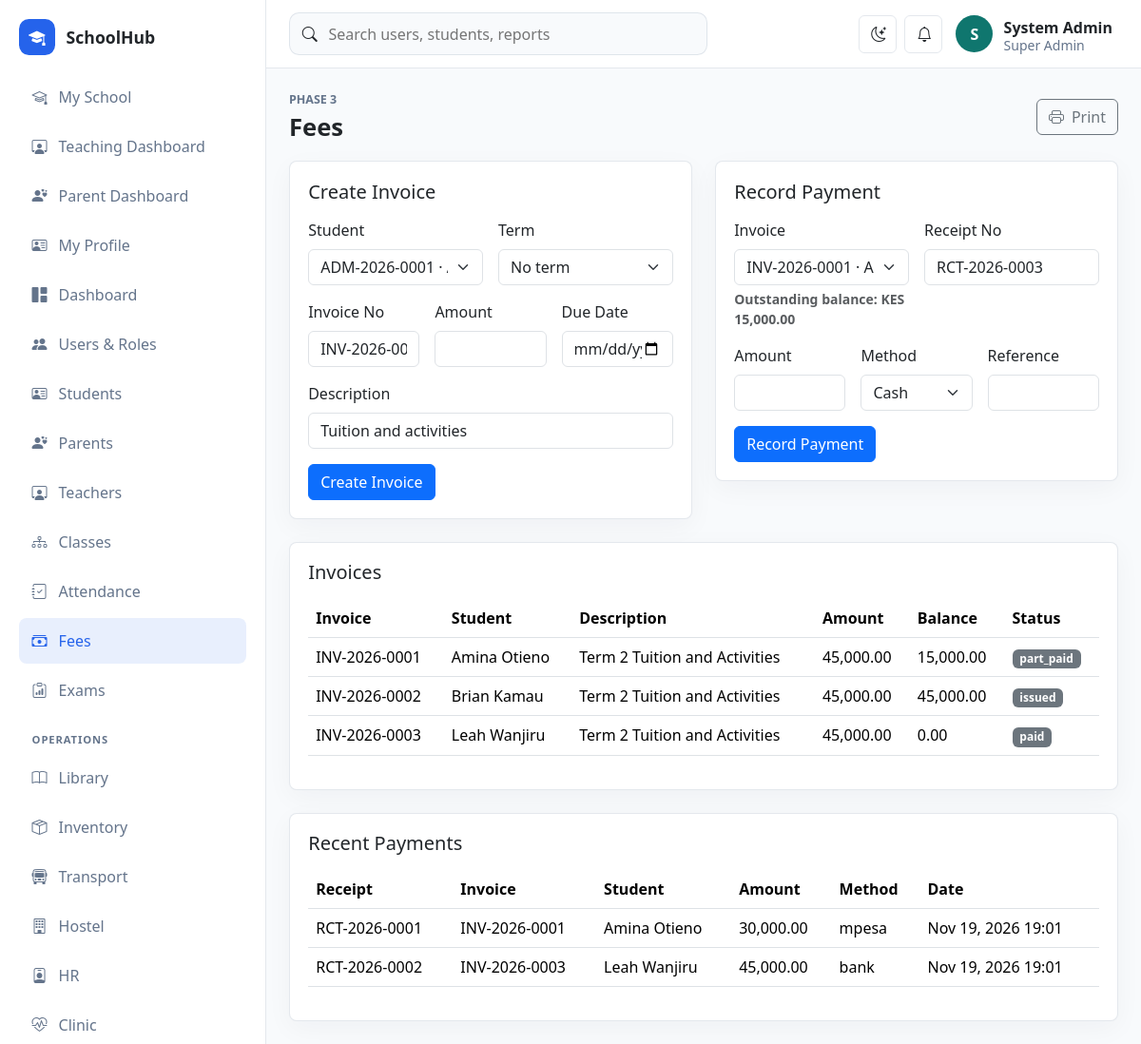
Page /school/public/fees (signed in) on the committed database.
### tables this page shows
CREATE TABLE fee_invoices (
    id BIGINT UNSIGNED AUTO_INCREMENT PRIMARY KEY,
    student_id BIGINT UNSIGNED NOT NULL,
    term_id BIGINT UNSIGNED NULL,
    invoice_no VARCHAR(80) NOT NULL UNIQUE,
    description VARCHAR(190) NOT NULL,
    amount DECIMAL(12,2) NOT NULL,
    balance DECIMAL(12,2) NOT NULL,
    due_date DATE NOT NULL,
    status ENUM('draft', 'issued', 'part_paid', 'paid', 'overdue', 'void') NOT NULL DEFAULT 'issued',
    created_at TIMESTAMP DEFAULT CURRENT_TIMESTAMP,
    INDEX idx_fee_invoices_student_status (student_id, status),
    CONSTRAINT fk_fee_invoices_student FOREIGN KEY (student_id) REFERENCES students(id),
    CONSTRAINT fk_fee_invoices_term FOREIGN KEY (term_id) REFERENCES terms(id) ON DELETE SET NULL
);

CREATE TABLE fee_payments (
    id BIGINT UNSIGNED AUTO_INCREMENT PRIMARY KEY,
    invoice_id BIGINT UNSIGNED NOT NULL,
    receipt_no VARCHAR(80) NOT NULL UNIQUE,
    amount_paid DECIMAL(12,2) NOT NULL,
    payment_method ENUM('cash', 'bank', 'mpesa', 'paypal', 'stripe') NOT NULL,
    payment_reference VARCHAR(120) NULL,
    received_by BIGINT UNSIGNED NULL,
    paid_at TIMESTAMP DEFAULT CURRENT_TIMESTAMP,
    INDEX idx_fee_payments_invoice (invoice_id),
    CONSTRAINT fk_fee_payments_invoice FOREIGN KEY (invoice_id) REFERENCES fee_invoices(id),
    CONSTRAINT fk_fee_payments_user FOREIGN KEY (received_by) REFERENCES users(id) ON DELETE SET NULL
);

### app/Core/View.php (called while the page is built, shortened)
<?php
final class View
{
    public static function render(string $view, array $data = [], string $layout = 'app'): void
    {
        extract($data, EXTR_SKIP);
        $viewFile = dirname(__DIR__) . "/Views/{$view}.php";
        require $viewFile;
    }
}

### app/Controllers/FeeController.php (called while the page is built, shortened)
<?php
final class FeeController
{
    public function index(): void
    {
        View::render('fees/index', [
            'title' => 'Fees',
            'invoices' => Fee::invoices(),
            'payments' => Fee::payments(),
            'students' => Lookup::students(),
            'terms' => Lookup::terms(),
            'nextInvoiceNo' => Fee::nextInvoiceNo(),
            'nextReceiptNo' => Fee::nextReceiptNo(),
        ]);
    }
}

### app/Core/Router.php (called while the page is built, shortened)
<?php
final class Router
{
    private array $routes = [];
    public function get(string $path, array $handler): void
    {
        $this->routes['GET'][$this->normalize($path)] = $handler;
    }
    public function post(string $path, array $handler): void
    {
        $this->routes['POST'][$this->normalize($path)] = $handler;
    }
    public function dispatch(): void
    {
        $method = Request::method();
        $path = Request::path();
        $handler = $this->routes[$method][$path] ?? null;
        [$class, $action] = $handler;
        (new $class())->{$action}();
    }
    private function normalize(string $path): string
    {
        return '/' . trim($path, '/');
    }
}

### public/index.php (called while the page is built, shortened)
<?php
require dirname(__DIR__) . '/app/Core/helpers.php';
$config = require dirname(__DIR__) . '/config/app.php';
$router = new Router();
$router->get('/', [DashboardController::class, 'index']);
$router->get('/login', [AuthController::class, 'showLogin']);
$router->post('/login', [AuthController::class, 'login']);
$router->post('/logout', [AuthController::class, 'logout']);
$router->get('/dashboard', [DashboardController::class, 'index']);
$router->get('/users', [UserController::class, 'index']);
$router->get('/users/create', [UserController::class, 'create']);
$router->post('/users', [UserController::class, 'store']);
$router->get('/users/edit', [UserController::class, 'edit']);
$router->post('/users/update', [UserController::class, 'update']);
$router->post('/users/delete', [UserController::class, 'destroy']);
$router->get('/students', [StudentController::class, 'index']);
$router->get('/students/create', [StudentController::class, 'create']);
$router->post('/students', [StudentController::class, 'store']);
$router->get('/students/edit', [StudentController::class, 'edit']);
$router->post('/students/update', [StudentController::class, 'update']);
$router->post('/students/delete', [StudentController::class, 'destroy']);
$router->get('/student-portal', [StudentPortalController::class, 'index']);
$router->get('/teacher-portal', [TeacherPortalController::class, 'index']);
$router->post('/teacher-portal/announcement', [TeacherPortalController::class, 'announce']);
$router->get('/parent-portal', [ParentPortalController::class, 'index']);
$router->get('/teachers', [TeacherController::class, 'index']);
$router->get('/teachers/create', [TeacherController::class, 'create']);
$router->post('/teachers', [TeacherController::class, 'store']);
$router->get('/teachers/edit', [TeacherController::class, 'edit']);
$router->post('/teachers/update', [TeacherController::class, 'update']);
$router->post('/teachers/delete', [TeacherController::class, 'destroy']);
$router->get('/parents', [ParentController::class, 'index']);
$router->get('/parents/create', [ParentController::class, 'create']);
$router->post('/parents', [ParentController::class, 'store']);
$router->get('/parents/edit', [ParentController::class, 'edit']);
$router->post('/parents/update', [ParentController::class, 'update']);
$router->post('/parents/delete', [ParentController::class, 'destroy']);
$router->get('/classes', [ClassController::class, 'index']);
$router->get('/classes/create', [ClassController::class, 'create']);
$router->post('/classes', [ClassController::class, 'store']);
$router->get('/classes/edit', [ClassController::class, 'edit']);
$router->post('/classes/update', [ClassController::class, 'update']);
$router->post('/classes/delete', [ClassController::class, 'destroy']);
$router->get('/attendance', [AttendanceController::class, 'index']);
$router->post('/attendance', [AttendanceController::class, 'store']);
$router->get('/fees', [FeeController::class, 'index']);
$router->post('/fees/invoice', [FeeController::class, 'invoice']);
$router->post('/fees/payment', [FeeController::class, 'payment']);
$router->get('/exams', [ExamController::class, 'index']);
$router->post('/exams/exam', [ExamController::class, 'exam']);
$router->post('/exams/result', [ExamController::class, 'result']);
$router->get('/operations', [OperationsController::class, 'index']);
$router->get('/operations/form', [OperationsController::class, 'form']);
$router->post('/operations/save', [OperationsController::class, 'save']);
$router->post('/operations/delete', [OperationsController::class, 'destroy']);
$router->get('/reports', [ReportController::class, 'index']);
$router->dispatch();

### app/Core/Auth.php (called while the page is built, shortened)
<?php
final class Auth
{
    public static function user(): ?array
    {
        return $_SESSION['user'] ?? null;
    }
    public static function can(string $permission): bool
    {
        $user = self::user();
        $permissions = $user['permissions'] ?? [];
        return in_array($permission, $permissions, true);
    }
}

### config/app.php (called while the page is built)
<?php
return [
    'name' => 'SchoolHub',
    'base_url' => '/school/public',
    'timezone' => 'Africa/Nairobi',
    'session_name' => 'schoolhub_session',
    'debug' => true,
];

### config/database.php (called while the page is built)
<?php
return [
    'host' => '127.0.0.1',
    'port' => '3306',
    'database' => 'schoolhub',
    'username' => 'root',
    'password' => '',
    'charset' => 'utf8mb4',
];

### app/Core/Database.php (called while the page is built, shortened)
<?php
final class Database
{
    private static ?PDO $connection = null;
    public static function connection(): PDO
    {
        if (self::$connection !== null) {
            return self::$connection;
        }
        $config = require dirname(__DIR__, 2) . '/config/database.php';
        $dsn = sprintf(
            'mysql:host=%s;port=%s;dbname=%s;charset=%s',
            $config['host'],
            $config['port'],
            $config['database'],
            $config['charset']
        );
        try {
            self::$connection = new PDO($dsn, $config['username'], $config['password'], [
                PDO::ATTR_ERRMODE => PDO::ERRMODE_EXCEPTION,
                PDO::ATTR_DEFAULT_FETCH_MODE => PDO::FETCH_ASSOC,
                PDO::ATTR_EMULATE_PREPARES => false,
            ]);
        } catch (PDOException $exception) {
            http_response_code(500);
            exit('Database connection failed. Check config/database.php and import database/schema.sql.');
        }
        return self::$connection;
    }
}

### app/Core/helpers.php (called while the page is built, shortened)
<?php
function app_config(string $key, mixed $default = null): mixed
{
    static $config = null;
    $config ??= require dirname(__DIR__, 2) . '/config/app.php';
    return $config[$key] ?? $default;
}
function url(string $path = ''): string
{
    return rtrim(app_config('base_url'), '/') . '/' . ltrim($path, '/');
}
function e(mixed $value): string
{
    return htmlspecialchars((string)$value, ENT_QUOTES, 'UTF-8');
}

### app/Models/Lookup.php (called while the page is built, shortened)
<?php
final class Lookup
{
    public static function students(): array
    {
        return Database::connection()->query(
            'SELECT id, admission_no, CONCAT(first_name, " ", last_name) AS name FROM students ORDER BY admission_no'
        )->fetchAll();
    }
}

### app/Models/Fee.php (called while the page is built, shortened)
<?php
final class Fee
{
    public static function invoices(): array
    {
        return Database::connection()->query(
            'SELECT fee_invoices.*, students.admission_no, CONCAT(students.first_name, " ", students.last_name) AS student_name,
                    terms.name AS term_name
             FROM fee_invoices
             JOIN students ON students.id = fee_invoices.student_id
             LEFT JOIN terms ON terms.id = fee_invoices.term_id
             ORDER BY fee_invoices.created_at DESC'
        )->fetchAll();
    }
    public static function payments(): array
    {
        return Database::connection()->query(
            'SELECT fee_payments.*, fee_invoices.invoice_no, CONCAT(students.first_name, " ", students.last_name) AS student_name
             FROM fee_payments
             JOIN fee_invoices ON fee_invoices.id = fee_payments.invoice_id
             JOIN students ON students.id = fee_invoices.student_id
             ORDER BY fee_payments.paid_at DESC
             LIMIT 50'
        )->fetchAll();
    }
}

### app/Views/fees/index.php (the view)
<div class="page-heading"><div><p class="eyebrow">Phase 3</p><h1>Fees</h1></div><button class="btn btn-outline-secondary" onclick="window.print()"><i class="bi bi-printer me-2"></i>Print</button></div>
<div class="row g-4">
    <?php if (\App\Core\Auth::can('finance.manage')): ?>
    <div class="col-xl-6"><section class="panel"><h2 class="h5 mb-3">Create Invoice</h2><form class="row g-3" method="post" action="<?= e(url('/fees/invoice')) ?>"><?= csrf_field() ?><div class="col-md-6"><label class="form-label">Student</label><select class="form-select" name="student_id" required><?php foreach ($students as $student): ?><option value="<?= e($student['id']) ?>"><?= e($student['admission_no'] . ' · ' . $student['name']) ?></option><?php endforeach; ?></select></div><div class="col-md-6"><label class="form-label">Term</label><select class="form-select" name="term_id"><option value="">No term</option><?php foreach ($terms as $term): ?><option value="<?= e($term['id']) ?>"><?= e($term['name']) ?></option><?php endforeach; ?></select></div><div class="col-md-4"><label class="form-label">Invoice No</label><input class="form-control" name="invoice_no" value="<?= e($nextInvoiceNo) ?>" required></div><div class="col-md-4"><label class="form-label">Amount</label><input class="form-control" type="number" min="0.01" step="0.01" name="amount" required></div><div class="col-md-4"><label class="form-label">Due Date</label><input class="form-control" type="date" name="due_date" required></div><div class="col-12"><label class="form-label">Description</label><input class="form-control" name="description" value="Tuition and activities" required></div><div class="col-12"><button class="btn btn-primary">Create Invoice</button></div></form></section></div>
    <div class="col-xl-6"><section class="panel"><h2 class="h5 mb-3">Record Payment</h2><form class="row g-3" method="post" action="<?= e(url('/fees/payment')) ?>"><?= csrf_field() ?><div class="col-md-6"><label class="form-label">Invoice</label><select class="form-select" id="invoice_id" name="invoice_id" required><?php foreach ($invoices as $invoice): ?><?php if ((float)$invoice['balance'] > 0): ?><option value="<?= e($invoice['id']) ?>" data-balance="<?= e($invoice['balance']) ?>"><?= e($invoice['invoice_no'] . ' · ' . $invoice['student_name']) ?></option><?php endif; ?><?php endforeach; ?></select><div class="form-text fw-semibold" id="payment-balance">Outstanding balance: KES 0.00</div></div><div class="col-md-6"><label class="form-label">Receipt No</label><input class="form-control" name="receipt_no" value="<?= e($nextReceiptNo) ?>" required></div><div class="col-md-4"><label class="form-label">Amount</label><input class="form-control" id="amount_paid" type="number" min="0.01" step="0.01" name="amount_paid" required></div><div class="col-md-4"><label class="form-label">Method</label><select class="form-select" name="payment_method"><?php foreach (['cash','bank','mpesa','paypal','stripe'] as $method): ?><option value="<?= e($method) ?>"><?= e(ucfirst($method)) ?></option><?php endforeach; ?></select></div><div class="col-md-4"><label class="form-label">Reference</label><input class="form-control" name="payment_reference"></div><div class="col-12"><button class="btn btn-primary">Record Payment</button></div></form></section></div>
    <?php endif; ?>
    <div class="col-12"><section class="panel"><h2 class="h5 mb-3">Invoices</h2><div class="table-responsive"><table class="table align-middle"><thead><tr><th>Invoice</th><th>Student</th><th>Description</th><th>Amount</th><th>Balance</th><th>Status</th></tr></thead><tbody><?php foreach ($invoices as $invoice): ?><tr><td><?= e($invoice['invoice_no']) ?></td><td><?= e($invoice['student_name']) ?></td><td><?= e($invoice['description']) ?></td><td><?= e(number_format((float)$invoice['amount'], 2)) ?></td><td><?= e(number_format((float)$invoice['balance'], 2)) ?></td><td><span class="badge text-bg-secondary"><?= e($invoice['status']) ?></span></td></tr><?php endforeach; ?></tbody></table></div></section></div>
    <div class="col-12"><section class="panel"><h2 class="h5 mb-3">Recent Payments</h2><div class="table-responsive"><table class="table align-middle"><thead><tr><th>Receipt</th><th>Invoice</th><th>Student</th><th>Amount</th><th>Method</th><th>Date</th></tr></thead><tbody><?php foreach ($payments as $payment): ?><tr><td><?= e($payment['receipt_no']) ?></td><td><?= e($payment['invoice_no']) ?></td><td><?= e($payment['student_name']) ?></td><td><?= e(number_format((float)$payment['amount_paid'], 2)) ?></td><td><?= e($payment['payment_method']) ?></td><td><?= e(date('M j, Y H:i', strtotime($payment['paid_at']))) ?></td></tr><?php endforeach; ?></tbody></table></div></section></div>
</div>

### public/assets/css/app.css (style rules this page uses)
:root { --sidebar-width: 280px; --border-color: rgba(148, 163, 184, .25); --surface: #ffffff; --muted-surface: #f8fafc; --text-soft: #64748b; }
body { background: var(--muted-surface); color: var(--bs-body-color); }
.page-heading { display: flex; justify-content: space-between; align-items: center; gap: 1rem; margin-bottom: 1.25rem; }
.page-heading h1 { margin: 0; font-size: clamp(1.6rem, 2vw, 2.2rem); font-weight: 800; }
.eyebrow { margin: 0 0 .25rem; color: var(--text-soft); font-size: .78rem; text-transform: uppercase; font-weight: 800; }
.metric-card, .panel { background: var(--surface); border: 1px solid var(--border-color); border-radius: .5rem; box-shadow: 0 8px 28px rgba(15, 23, 42, .04); }
.panel { padding: 1.2rem; }

### rows in the picture
fee_invoices: invoice_no "INV-2026-0001", student_name "Amina Otieno", description "Term 2 Tuition and Activities", amount "45,000.00", balance "15,000.00", status "part_paid"
fee_invoices: invoice_no "INV-2026-0002", student_name "Brian Kamau", description "Term 2 Tuition and Activities", amount "45,000.00", balance "45,000.00", status "issued"
fee_invoices: invoice_no "INV-2026-0003", student_name "Leah Wanjiru", description "Term 2 Tuition and Activities", amount "45,000.00", balance "0.00", status "paid"
fee_payments: receipt_no "RCT-2026-0001", invoice.invoice_no "INV-2026-0001", student_name "Amina Otieno", amount_paid "30,000.00", payment_method "mpesa", paid_at "Nov 19, 2026 19:01"
fee_payments: receipt_no "RCT-2026-0002", invoice.invoice_no "INV-2026-0003", student_name "Leah Wanjiru", amount_paid "45,000.00", payment_method "bank", paid_at "Nov 19, 2026 19:01"

### other values in the picture
app_config('name') "SchoolHub"
substr(current_user()['name'] ?? 'U', 0, 1) "S"
current_user()['name'] "System Admin"
current_user()['role'] "Super Admin"
form field student_id "ADM-2026-0001 · Amina Otieno"
form field invoice_id "INV-2026-0001 · Amina Otieno"
form field payment_method "Cash"
